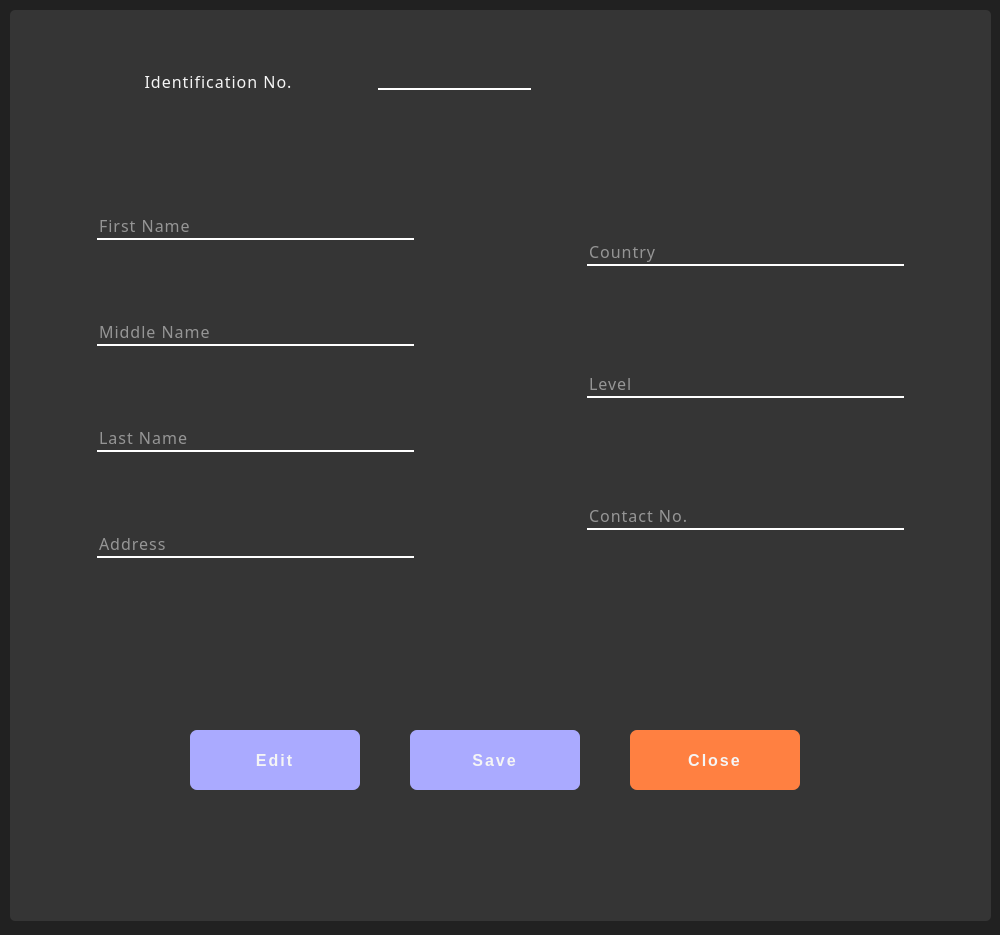
<?xml version="1.0" encoding="UTF-8"?>
<ui version="4.0">
 <class>MainForm</class>
 <widget class="QWidget" name="MainForm">
  <property name="geometry">
   <rect>
    <x>0</x>
    <y>0</y>
    <width>1000</width>
    <height>935</height>
   </rect>
  </property>
  <property name="sizePolicy">
   <sizepolicy hsizetype="Preferred" vsizetype="Preferred">
    <horstretch>0</horstretch>
    <verstretch>0</verstretch>
   </sizepolicy>
  </property>
  <property name="minimumSize">
   <size>
    <width>1000</width>
    <height>935</height>
   </size>
  </property>
  <property name="maximumSize">
   <size>
    <width>1000</width>
    <height>935</height>
   </size>
  </property>
  <property name="font">
   <font>
    <family>Segoe UI Semilight</family>
    <pointsize>12</pointsize>
   </font>
  </property>
  <property name="windowTitle">
   <string>Student &amp; Teacher Management</string>
  </property>
  <property name="windowIcon">
   <iconset>
    <normalon>../images/icon/Person.svg</normalon>
   </iconset>
  </property>
  <property name="accessibleName">
   <string>MainForm</string>
  </property>
  <property name="layoutDirection">
   <enum>Qt::LeftToRight</enum>
  </property>
  <property name="autoFillBackground">
   <bool>false</bool>
  </property>
  <property name="styleSheet">
   <string notr="true">background-color:rgb(33, 33, 33);</string>
  </property>
  <widget class="QWidget" name="widget_2" native="true">
   <property name="geometry">
    <rect>
     <x>10</x>
     <y>10</y>
     <width>981</width>
     <height>911</height>
    </rect>
   </property>
   <property name="font">
    <font>
     <family>Nirmala UI Semilight</family>
     <pointsize>12</pointsize>
    </font>
   </property>
   <property name="styleSheet">
    <string notr="true">background-color:rgb(53, 53, 53);
border-radius:5px;
</string>
   </property>
   <widget class="QWidget" name="layoutWidget_4">
    <property name="geometry">
     <rect>
      <x>540</x>
      <y>140</y>
      <width>391</width>
      <height>471</height>
     </rect>
    </property>
    <layout class="QVBoxLayout" name="verticalLayout_2">
     <item>
      <layout class="QHBoxLayout" name="horizontalLayout_6">
       <item>
        <widget class="QLineEdit" name="lineEdit_7">
         <property name="minimumSize">
          <size>
           <width>181</width>
           <height>20</height>
          </size>
         </property>
         <property name="font">
          <font>
           <family>Segoe UI Semilight</family>
           <pointsize>12</pointsize>
          </font>
         </property>
         <property name="styleSheet">
          <string notr="true">border-bottom:2px solid white;
border-radius:0px;
margin:10px auto;
color:whitesmoke;
text-align:left;
letter-spacing: 1px;
</string>
         </property>
         <property name="inputMask">
          <string/>
         </property>
         <property name="text">
          <string/>
         </property>
         <property name="placeholderText">
          <string>Country</string>
         </property>
        </widget>
       </item>
      </layout>
     </item>
     <item>
      <layout class="QHBoxLayout" name="horizontalLayout_7">
       <item>
        <widget class="QLineEdit" name="lineEdit_8">
         <property name="minimumSize">
          <size>
           <width>181</width>
           <height>20</height>
          </size>
         </property>
         <property name="font">
          <font>
           <family>Segoe UI Semilight</family>
           <pointsize>12</pointsize>
          </font>
         </property>
         <property name="styleSheet">
          <string notr="true">border-bottom:2px solid white;
border-radius:0px;
margin:10px auto;
color:whitesmoke;
text-align:left;
letter-spacing: 1px;
</string>
         </property>
         <property name="inputMask">
          <string/>
         </property>
         <property name="text">
          <string/>
         </property>
         <property name="placeholderText">
          <string>Level</string>
         </property>
        </widget>
       </item>
      </layout>
     </item>
     <item>
      <layout class="QHBoxLayout" name="horizontalLayout_8">
       <item>
        <widget class="QLineEdit" name="lineEdit_9">
         <property name="minimumSize">
          <size>
           <width>181</width>
           <height>20</height>
          </size>
         </property>
         <property name="font">
          <font>
           <family>Segoe UI Semilight</family>
           <pointsize>12</pointsize>
          </font>
         </property>
         <property name="styleSheet">
          <string notr="true">border-bottom:2px solid white;
border-radius:0px;
margin:10px auto;
color:whitesmoke;
text-align:left;
letter-spacing: 1px;
</string>
         </property>
         <property name="placeholderText">
          <string>Contact No.</string>
         </property>
        </widget>
       </item>
      </layout>
     </item>
    </layout>
   </widget>
   <widget class="QPushButton" name="pushButton">
    <property name="geometry">
     <rect>
      <x>170</x>
      <y>710</y>
      <width>190</width>
      <height>80</height>
     </rect>
    </property>
    <property name="font">
     <font>
      <family>Segoe UI</family>
      <pointsize>12</pointsize>
      <weight>75</weight>
      <bold>true</bold>
     </font>
    </property>
    <property name="styleSheet">
     <string notr="true">border-radius:7px;
padding:10px;
margin:10px;
color:whitesmoke;
letter-spacing: 2px;
background-color:rgb(170, 170, 255)</string>
    </property>
    <property name="text">
     <string>Edit</string>
    </property>
    <property name="iconSize">
     <size>
      <width>25</width>
      <height>25</height>
     </size>
    </property>
   </widget>
   <widget class="QPushButton" name="pushButton_2">
    <property name="geometry">
     <rect>
      <x>390</x>
      <y>710</y>
      <width>190</width>
      <height>80</height>
     </rect>
    </property>
    <property name="font">
     <font>
      <family>Segoe UI</family>
      <pointsize>12</pointsize>
      <weight>75</weight>
      <bold>true</bold>
     </font>
    </property>
    <property name="styleSheet">
     <string notr="true">border-radius:7px;
padding:10px;
margin:10px;
color:whitesmoke;
letter-spacing: 2px;
background-color:rgb(170, 170, 255)
</string>
    </property>
    <property name="text">
     <string>Save</string>
    </property>
    <property name="icon">
     <iconset>
      <normalon>../images/icon/SVG/floppy_disk.svg</normalon>
     </iconset>
    </property>
    <property name="iconSize">
     <size>
      <width>30</width>
      <height>30</height>
     </size>
    </property>
   </widget>
   <widget class="QPushButton" name="pushButton_3">
    <property name="geometry">
     <rect>
      <x>610</x>
      <y>710</y>
      <width>190</width>
      <height>80</height>
     </rect>
    </property>
    <property name="font">
     <font>
      <family>Segoe UI</family>
      <pointsize>12</pointsize>
      <weight>75</weight>
      <bold>true</bold>
     </font>
    </property>
    <property name="styleSheet">
     <string notr="true">border-radius:7px;
padding:10px;
margin:10px;
color:whitesmoke;
letter-spacing: 2px;
background-color:rgb(255, 128, 65)</string>
    </property>
    <property name="text">
     <string>Close</string>
    </property>
    <property name="iconSize">
     <size>
      <width>25</width>
      <height>25</height>
     </size>
    </property>
   </widget>
   <widget class="QWidget" name="layoutWidget">
    <property name="geometry">
     <rect>
      <x>50</x>
      <y>30</y>
      <width>481</width>
      <height>84</height>
     </rect>
    </property>
    <layout class="QGridLayout" name="gridLayout" columnstretch="2,1">
     <property name="leftMargin">
      <number>5</number>
     </property>
     <property name="topMargin">
      <number>5</number>
     </property>
     <property name="rightMargin">
      <number>10</number>
     </property>
     <property name="bottomMargin">
      <number>5</number>
     </property>
     <item row="0" column="0">
      <widget class="QLabel" name="label">
       <property name="font">
        <font>
         <family>Segoe UI Semilight</family>
         <pointsize>12</pointsize>
        </font>
       </property>
       <property name="styleSheet">
        <string notr="true">color:whitesmoke;
text-align:left;
letter-spacing: 1px;
padding:10px;
margin:10px auto;</string>
       </property>
       <property name="text">
        <string>Identification No.</string>
       </property>
       <property name="alignment">
        <set>Qt::AlignCenter</set>
       </property>
       <property name="wordWrap">
        <bool>true</bool>
       </property>
       <property name="margin">
        <number>0</number>
       </property>
       <property name="indent">
        <number>0</number>
       </property>
      </widget>
     </item>
     <item row="0" column="1">
      <widget class="QLineEdit" name="lineEdit">
       <property name="styleSheet">
        <string notr="true">border-bottom:2px solid white;
border-radius:0px;</string>
       </property>
      </widget>
     </item>
    </layout>
   </widget>
   <widget class="QWidget" name="layoutWidget">
    <property name="geometry">
     <rect>
      <x>50</x>
      <y>140</y>
      <width>391</width>
      <height>471</height>
     </rect>
    </property>
    <layout class="QVBoxLayout" name="verticalLayout">
     <item>
      <layout class="QHBoxLayout" name="horizontalLayout">
       <item>
        <widget class="QLineEdit" name="lineEdit_2">
         <property name="minimumSize">
          <size>
           <width>181</width>
           <height>20</height>
          </size>
         </property>
         <property name="font">
          <font>
           <family>Segoe UI Semilight</family>
           <pointsize>12</pointsize>
          </font>
         </property>
         <property name="styleSheet">
          <string notr="true">border-bottom:2px solid white;
border-radius:0px;
margin:10px auto;
color:whitesmoke;
text-align:left;
letter-spacing: 1px;
</string>
         </property>
         <property name="inputMask">
          <string/>
         </property>
         <property name="text">
          <string/>
         </property>
         <property name="placeholderText">
          <string>First Name</string>
         </property>
        </widget>
       </item>
      </layout>
     </item>
     <item>
      <layout class="QHBoxLayout" name="horizontalLayout_2">
       <item>
        <widget class="QLineEdit" name="lineEdit_3">
         <property name="minimumSize">
          <size>
           <width>181</width>
           <height>20</height>
          </size>
         </property>
         <property name="font">
          <font>
           <family>Segoe UI Semilight</family>
           <pointsize>12</pointsize>
          </font>
         </property>
         <property name="styleSheet">
          <string notr="true">border-bottom:2px solid white;
border-radius:0px;
margin:10px auto;
color:whitesmoke;
text-align:left;
letter-spacing: 1px;
</string>
         </property>
         <property name="inputMask">
          <string/>
         </property>
         <property name="text">
          <string/>
         </property>
         <property name="placeholderText">
          <string>Middle Name</string>
         </property>
        </widget>
       </item>
      </layout>
     </item>
     <item>
      <layout class="QHBoxLayout" name="horizontalLayout_4">
       <item>
        <widget class="QLineEdit" name="lineEdit_5">
         <property name="minimumSize">
          <size>
           <width>181</width>
           <height>20</height>
          </size>
         </property>
         <property name="font">
          <font>
           <family>Segoe UI Semilight</family>
           <pointsize>12</pointsize>
          </font>
         </property>
         <property name="styleSheet">
          <string notr="true">border-bottom:2px solid white;
border-radius:0px;
margin:10px auto;
color:whitesmoke;
text-align:left;
letter-spacing: 1px;
</string>
         </property>
         <property name="placeholderText">
          <string>Last Name</string>
         </property>
        </widget>
       </item>
      </layout>
     </item>
     <item>
      <layout class="QHBoxLayout" name="horizontalLayout_3">
       <item>
        <widget class="QLineEdit" name="lineEdit_4">
         <property name="minimumSize">
          <size>
           <width>181</width>
           <height>20</height>
          </size>
         </property>
         <property name="font">
          <font>
           <family>Segoe UI Semilight</family>
           <pointsize>12</pointsize>
          </font>
         </property>
         <property name="styleSheet">
          <string notr="true">border-bottom:2px solid white;
border-radius:0px;
margin:10px auto;
color:whitesmoke;
text-align:left;
letter-spacing: 1px;
</string>
         </property>
         <property name="placeholderText">
          <string>Address</string>
         </property>
        </widget>
       </item>
      </layout>
     </item>
    </layout>
   </widget>
  </widget>
 </widget>
 <resources/>
 <connections/>
</ui>
